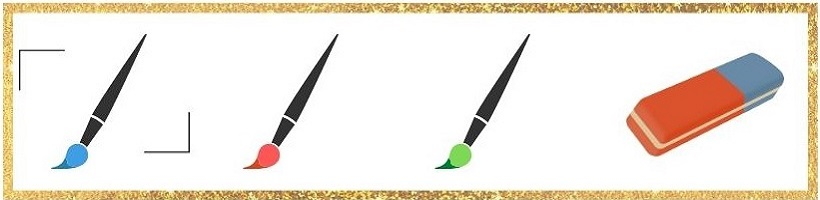
#> input picture trabalho/data/headers/Blue Selected.jpg, 820 x 200 px
$ python pyter.py
#> lines starting #> are read from the running program, lines starting #| are printed output that depends on the picture
### trabalho/hand_detector.py
import cv2
import math
import mediapipe as mp


class HandDetector():
    def __init__(self, static_image_mode=True,
                max_num_hands=2):

        self.static_image_mode = static_image_mode
        self.max_num_hands = max_num_hands

        self.mp_hands = mp.solutions.hands
        self.hands = self.mp_hands.Hands(
            self.static_image_mode,
            self.max_num_hands)
        self.mp_draw = mp.solutions.drawing_utils

        self.tip_fingers_id = [4,8,12,16,20]


    # [90 lines left out: functions detect_hands, find_position, find_distance, fingers_up, main, not called in this run]

# [2 lines that do not run on import are left out]

### trabalho/pyter.py
import cv2
import numpy as np
import os
from hand_detector import HandDetector

header_list = []
header_path = "data/headers"
header_files = os.listdir(header_path)

for file in header_files:
    img = cv2.imread(f'{header_path}/{file}')
#> img is the input picture: shape (200, 820, 3); mean B, G, R 221.7, 231.9, 239.2
    header_list.append(img)

# 0 -> Blue
# 1 -> Eraser
# 2 -> Green
# 3 -> No selection
# 4 -> Red

header = header_list[3]
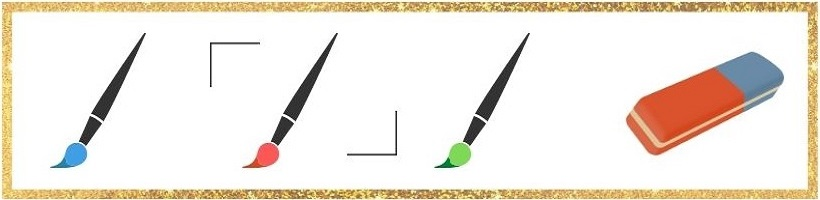
#> header: shape (200, 820, 3); mean B, G, R 221.6, 231.9, 239.5
color = (255,255,255)
brush_tickness = 15
eraser_tickness = 100
frame_canvas = np.zeros((1000,1400,3),np.uint8)

detector = HandDetector(max_num_hands=1)
#> (the run stopped early here; a loop or call above may not have finished)
